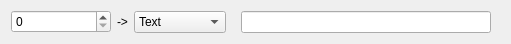
<?xml version="1.0" encoding="UTF-8"?>
<ui version="4.0">
 <class>VTT_Widget</class>
 <widget class="QWidget" name="VTT_Widget">
  <property name="geometry">
   <rect>
    <x>0</x>
    <y>0</y>
    <width>511</width>
    <height>26</height>
   </rect>
  </property>
  <property name="windowTitle">
   <string>Form</string>
  </property>
  <layout class="QHBoxLayout" name="horizontalLayout">
   <property name="topMargin">
    <number>2</number>
   </property>
   <property name="bottomMargin">
    <number>2</number>
   </property>
   <item>
    <widget class="QDoubleSpinBox" name="value">
     <property name="minimumSize">
      <size>
       <width>100</width>
       <height>0</height>
      </size>
     </property>
     <property name="decimals">
      <number>0</number>
     </property>
    </widget>
   </item>
   <item>
    <widget class="QLabel" name="label_2">
     <property name="text">
      <string>-&gt;</string>
     </property>
    </widget>
   </item>
   <item>
    <widget class="QComboBox" name="mode_switch">
     <item>
      <property name="text">
       <string>Text</string>
      </property>
     </item>
     <item>
      <property name="text">
       <string>Conversion</string>
      </property>
     </item>
    </widget>
   </item>
   <item>
    <widget class="QStackedWidget" name="mode">
     <property name="currentIndex">
      <number>0</number>
     </property>
     <widget class="QWidget" name="page">
      <layout class="QHBoxLayout" name="horizontalLayout_2">
       <item>
        <widget class="QLineEdit" name="text">
         <property name="placeholderText">
          <string/>
         </property>
        </widget>
       </item>
      </layout>
     </widget>
     <widget class="QWidget" name="page_2">
      <layout class="QHBoxLayout" name="horizontalLayout_3">
       <item>
        <widget class="QPushButton" name="conversion_btn">
         <property name="text">
          <string>Referenced conversion</string>
         </property>
        </widget>
       </item>
      </layout>
     </widget>
    </widget>
   </item>
  </layout>
 </widget>
 <resources/>
 <connections/>
</ui>
